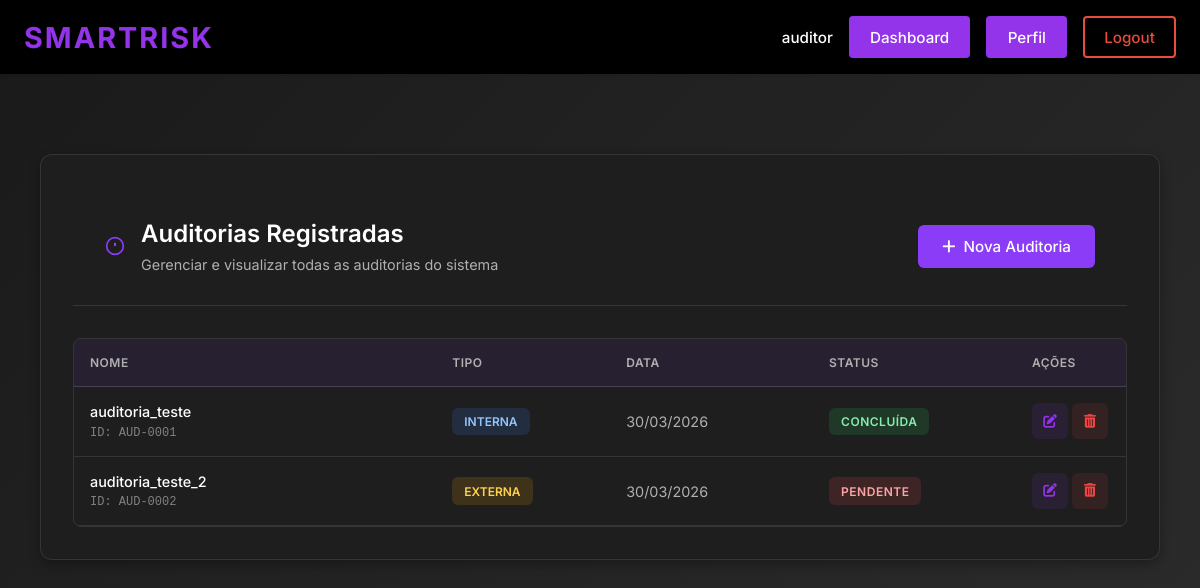
Before: /lista_auditorias/ (signed in) with the older database file.
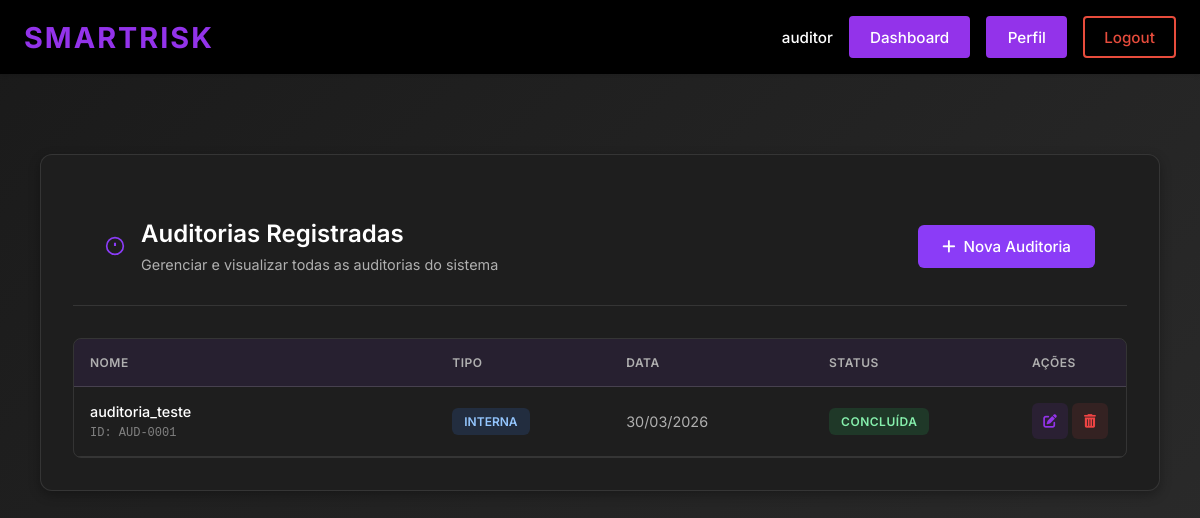
After: the same page with the newer database file.
### ismsapp/models.py (models this page shows, shortened)
class Auditoria(models.Model):
    class TipoAuditoria(models.TextChoices):
        INTERNA = "interna", "Interna"
        EXTERNA = "externa", "Externa"
    class StatusAuditoria(models.TextChoices):
        PENDENTE = "pendente", "Pendente"
        CONCLUIDA = "concluida", "Concluída"
    """Type of audit: internal or external."""
    tipo_auditoria = models.CharField(
        max_length=20,
        choices=TipoAuditoria.choices,
        help_text="Tipo de auditoria realizada: interna ou externa."
    )
    """Name or ID of the audit (e.g., 'AUD-2023-001')."""
    nome = models.CharField(
        max_length=255,
        help_text="Nome ou ID da auditoria (ex: 'AUD-2023-001')."
    )
    """Date when the audit was conducted."""
    data_auditoria = models.DateField(
        help_text="Data em que a auditoria foi realizada."
    )
    """Whether non-conformities were identified during the audit."""
    nao_conformidades_identificadas = models.BooleanField(
        default=False,
        help_text="Indica se foram identificadas não conformidades durante a auditoria."
    )
    """Description of non-conformities found (if any)."""
    nao_conformidades = models.TextField(
        blank=True,
        help_text="Descrição dos achados e não conformidades identificadas (se houver)."
    )
    """Remediation/action plan to address identified non-conformities."""
    plano_acao = models.TextField(
        blank=True,
        help_text="Planos de ação para remediação das não conformidades."
    )
    """Current status of the audit."""
    status = models.CharField(
        max_length=20,
        choices=StatusAuditoria.choices,
        default=StatusAuditoria.PENDENTE,
        help_text="Status atual da auditoria."
    )
    """User who registered this audit."""
    registrado_por = models.ForeignKey(
        User,
        on_delete=models.SET_NULL,
        null=True,
        blank=True,
        related_name="auditorias_registradas",
        help_text="Usuário que registrou esta auditoria."
    )
    """Timestamp when this audit was registered."""
    data_registro = models.DateTimeField(
        auto_now_add=True,
        help_text="Data e hora do registro da auditoria no sistema."
    )
    """Timestamp of the last update to this audit."""
    data_atualizacao = models.DateTimeField(
        auto_now=True,
        help_text="Data e hora da última atualização da auditoria."
    )
    class Meta:
        verbose_name = "Auditoria"
        verbose_name_plural = "Auditorias"
        ordering = ["-data_auditoria"]

### ismsapp/views.py (the view)
# urls.py: path("lista_auditorias/", views.ReadAuditoriaView.as_view(), name="lista_auditorias"),
class ReadAuditoriaView(View):
    template_name = "ismsapp/lista_auditorias.html"
    def _check_permission(self, user):
        if not user.is_authenticated:
            return False
        user_profile = getattr(user, 'profile', None)
        if not user_profile:
            return False
        return user_profile.actor_type == UserProfile.Actor.AUDITOR
    @method_decorator(login_required(login_url="login"))
    def get(self, request, *args, **kwargs):
        if not self._check_permission(request.user):
            messages.error(request, "Você não tem permissão para acessar esta página.")
            return redirect('dashboard')
        from .models import Auditoria
        auditorias = Auditoria.objects.all().order_by('-data_auditoria')
        pendentes = auditorias.filter(status='pendente').count()
        concluidas = auditorias.filter(status='concluida').count()
        contexto = {
            'auditorias': auditorias,
            'count_pendentes': pendentes,
            'count_concluidas': concluidas,
        }
        return render(request, self.template_name, contexto)

### ismsapp/templates/ismsapp/lista_auditorias.html (shortened to what this page needs)
{% extends "ismsapp/base.html" %}
{% load static %}
{% block extra_css %}
<link href="https://cdnjs.cloudflare.com/ajax/libs/font-awesome/6.4.0/css/all.min.css" rel="stylesheet">
<link href="{% static 'css/ismsapp/registro_auditoria.css' %}" rel="stylesheet">
{% endblock %}
{% block content %}
<div class="page">
  <div class="card" style="max-width: 1400px;">
    <div class="card-header-simple" style="display: flex; justify-content: space-between; align-items: center; margin-bottom: 2rem;">
      <div class="header-title-group">
        <svg width="20" height="20" viewBox="0 0 24 24" fill="none" stroke="#8b3cf7" stroke-width="2">
          <circle cx="12" cy="12" r="10"/>
          <path d="M12 8v4m0 4v.01" stroke-width="2.5"/>
        </svg>
        <div>
          <h2 style="margin: 0 0 0.5rem 0; font-size: 1.5rem;">Auditorias Registradas</h2>
          <p style="margin: 0; color: #b0b0b0; font-size: 0.9rem;">Gerenciar e visualizar todas as auditorias do sistema</p>
        </div>
      </div>
      <a href="{% url 'registro_auditoria' %}" class="btn btn-primary" style="display: inline-flex; align-items: center; gap: 0.5rem; padding: 0.75rem 1.5rem; background: #8b3cf7; color: white; text-decoration: none; border-radius: 6px; font-weight: 500; white-space: nowrap;">
        <i class="fas fa-plus"></i> Nova Auditoria
      </a>
    </div>
    {% if auditorias %}
      <div class="audits-table-wrapper">
        <table class="audits-table">
          <thead>
            <tr>
              <th>NOME</th>
              <th>TIPO</th>
              <th>DATA</th>
              <th>STATUS</th>
              <th>AÇÕES</th>
            </tr>
          </thead>
          <tbody>
            {% for auditoria in auditorias %}
              <tr>
                <td class="audit-id-cell">
                  <div class="audit-id">{{ auditoria.nome }}</div>
                  <div class="audit-meta-id">ID: AUD-{{ auditoria.id|stringformat:"04d" }}</div>
                </td>
                <td class="type-cell">
                  <span class="type-badge type-{{ auditoria.tipo_auditoria }}">
                    {{ auditoria.get_tipo_auditoria_display }}
                  </span>
                </td>
                <td class="date-cell">{{ auditoria.data_auditoria|date:"d/m/Y" }}</td>
                <td class="status-cell">
                  <span class="status-badge status-{{ auditoria.status }}">
                    {{ auditoria.get_status_display }}
                  </span>
                </td>
                <td class="actions-cell">
                  <a href="{% url 'editar_auditoria' auditoria.id %}" class="action-btn action-edit" title="Editar">
                    <i class="fas fa-edit"></i>
                  </a>
                  <a href="{% url 'deletar_auditoria' auditoria.id %}" class="action-btn action-delete" title="Deletar">
                    <i class="fas fa-trash-alt"></i>
                  </a>
                </td>
              </tr>
            {% endfor %}
          </tbody>
        </table>
      </div>
    {% endif %}
  </div>
</div>
{% endblock %}

### ismsapp/templates/ismsapp/base.html (shortened to what this page needs)
{% load static %}
<!DOCTYPE html>
<html lang="en">
<head>
    <link rel="stylesheet" href="{% static 'css/ismsapp/header.css' %}">
    {% block extra_css %}{% endblock %}
</head>
<body>
    <header class="isms-header">
        <div class="header-container">
            <a href="{% url 'home' %}" class="header-logo">
                <span class="logo-text">SmartRisk</span>
            </a>
            <nav class="header-nav">
                {% if user.is_authenticated %}
                    <div class="nav-user">
                        <span class="username">{{ user.username }}</span>
                        <a href="{% url 'dashboard' %}" class="nav-button dashboard-button">
                            Dashboard
                        </a>
                        <a href="{% url 'profile' %}" class="nav-button profile-button">
                            Perfil
                        </a>
                        <a href="{% url 'logout' %}" class="nav-button logout-button">
                            Logout
                        </a>
                    </div>
                {% endif %}
            </nav>
        </div>
    </header>
    <main class="main-content">
        {% block content %}{% endblock %}
    </main>
</body>
</html>

### ismsapp/static/css/ismsapp/header.css (style rules this page uses)
.isms-header { background-color: #000000; color: white; padding: 1rem 0; box-shadow: 0 2px 4px rgba(0, 0, 0, 0.1); position: sticky; top: 0; z-index: 100; }
.header-container { max-width: 1200px; margin: 0 auto; padding: 0 1.5rem; display: flex; justify-content: space-between; align-items: center; }
.header-logo { text-decoration: none; color: white; display: flex; align-items: center; gap: 0.5rem; }
.logo-text { font-size: 1.8rem; font-weight: 700; letter-spacing: 2px; color: #9333ea; text-transform: uppercase; transition: color 0.3s ease; }
.header-nav { display: flex; align-items: center; gap: 1rem; }
.nav-user, .nav-auth { display: flex; align-items: center; gap: 1rem; }
.username { font-size: 0.95rem; color: #ffffff; font-weight: 500; padding: 0; background-color: transparent; }
.nav-button { padding: 0.6rem 1.2rem; border-radius: 4px; text-decoration: none; font-size: 0.95rem; font-weight: 500; transition: all 0.3s ease; cursor: pointer; border: none; display: inline-block; }
.profile-button { background-color: #9333ea; color: white; border: 2px solid #9333ea; }
.dashboard-button { background-color: #9333ea; color: white; border: 2px solid #9333ea; }
.logout-button { background-color: transparent; color: #e74c3c; border: 2px solid #e74c3c; }
.main-content { max-width: 1200px; margin: 2rem auto; padding: 0 1.5rem; }

Changed rows visible on the page:
removed Auditoria: nome "auditoria_teste_2", id "0002", tipo_auditoria "EXTERNA", data_auditoria "30/03/2026", status "PENDENTE"
